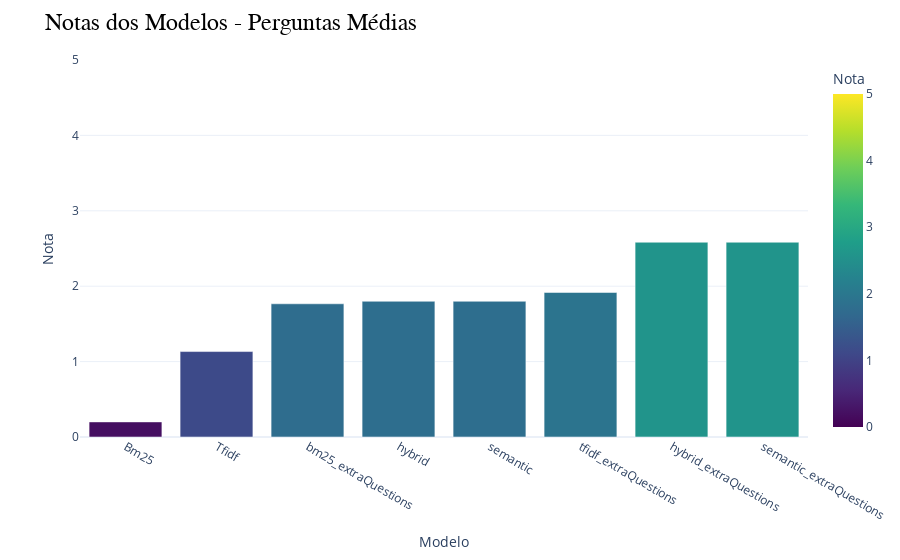

The notebook cell saved with this chart:
### Code cell
modelos = list(media_mean.keys())
notas = list(media_mean.values())

df = pd.DataFrame(list(zip(modelos, notas)), columns=['Modelo', 'Nota'])


df = df.sort_values('Nota')

fig = px.bar(df, x='Modelo', y='Nota', color='Nota', color_continuous_scale='Viridis',
             hover_data={'Nota':':.2f'}, range_color=[0,5])  # Set min and max values of the color scale

fig.update_layout(
    title='Notas dos Modelos - Perguntas Médias',
    title_font=dict(size=24, family='Courier', color='black'),
    showlegend=True,
    template='plotly_white'
)
fig.update_traces(hovertemplate='Modelo: %{x}<br>Nota: %{y:.2f}')

fig.update_yaxes(range=[0, 5])
fig.show()

### Figure 1 — Plotly figure (JSON) as saved in the notebook; plotly's stock layout.template omitted (floating-point values rounded to 4 significant figures)
{"data": [{"alignmentgroup": "True", "hovertemplate": "Modelo: %{x}<br>Nota: %{y:.2f}", "legendgroup": "", "marker": {"color": [0.2, 1.133, 1.767, 1.8, 1.8, 1.917, 2.583, 2.583], "coloraxis": "coloraxis", "pattern": {"shape": ""}}, "name": "", "offsetgroup": "", "orientation": "v", "showlegend": false, "textposition": "auto", "type": "bar", "x": ["Bm25", "Tfidf", "bm25_extraQuestions", "hybrid", "semantic", "tfidf_extraQuestions", "hybrid_extraQuestions", "semantic_extraQuestions"], "xaxis": "x", "y": [0.2, 1.133, 1.767, 1.8, 1.8, 1.917, 2.583, 2.583], "yaxis": "y"}], "layout": {"barmode": "relative", "coloraxis": {"cmax": 5, "cmin": 0, "colorbar": {"title": {"text": "Nota"}}, "colorscale": [[0, "#440154"], [0.1111, "#482878"], [0.2222, "#3e4989"], [0.3333, "#31688e"], [0.4444, "#26828e"], [0.5556, "#1f9e89"], [0.6667, "#35b779"], [0.7778, "#6ece58"], [0.8889, "#b5de2b"], [1, "#fde725"]]}, "legend": {"tracegroupgap": 0}, "margin": {"t": 60}, "showlegend": true, "title": {"font": {"color": "black", "family": "Courier", "size": 24}, "text": "Notas dos Modelos - Perguntas Médias"}, "xaxis": {"anchor": "y", "domain": [0, 1], "title": {"text": "Modelo"}}, "yaxis": {"anchor": "x", "domain": [0, 1], "range": [0, 5], "title": {"text": "Nota"}}}}
